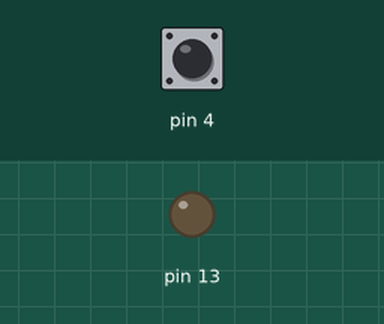
Bench run of a sketch on a simulated Arduino Uno, built with avr-gcc and run on an emulated ATmega328P. On the bench: output pins drawn as LEDs (lit = HIGH). The inputs (shaded band) are chosen by the test bench; at power-on: pin 4 HIGH.

Above: at 1.2 s.
1.3 s: pin 4 pulled LOW for 0.15 s
At 2.5 s:
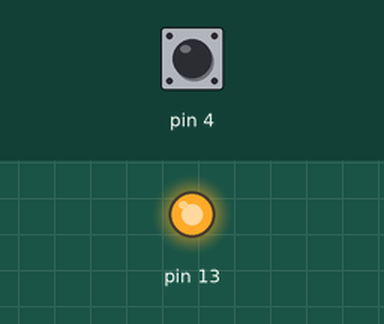
2.9 s: pin 4 pulled LOW for 1 s
At 3.8 s:
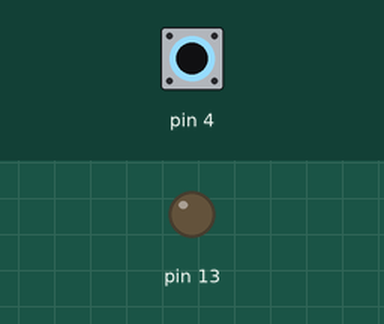
5.4 s: pin 4 pulled LOW for 3.2 s
At 5.7 s:
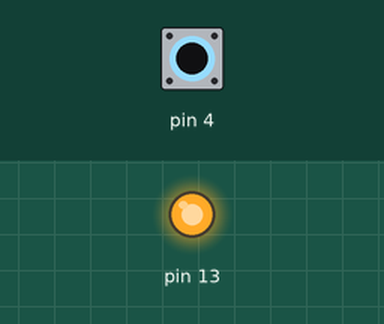
Timing chart, 0 to 8.4 s (numbered marks = the images above; inputs shaded):
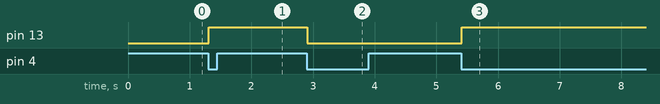

The sketch:

but_i_led.ino
```cpp
boolean butWas = true;
boolean led = false;

void setup() {
  pinMode(13, OUTPUT);
  pinMode(4, INPUT_PULLUP);

}

void loop() {
  boolean butIs = digitalRead(4);

  if (butWas && !butIs){
    delay(10);
    butIs = digitalRead(4);

    if (!butIs){
      led = !led;
      digitalWrite(13, led);
    }
  }
butWas = butIs;
}
```

Measured:
- after the input at 1.3 s, pin 13: LOW → HIGH at once
- after the input at 2.9 s, pin 13: HIGH → LOW at once
- after the input at 5.4 s, pin 13: LOW → HIGH at once
